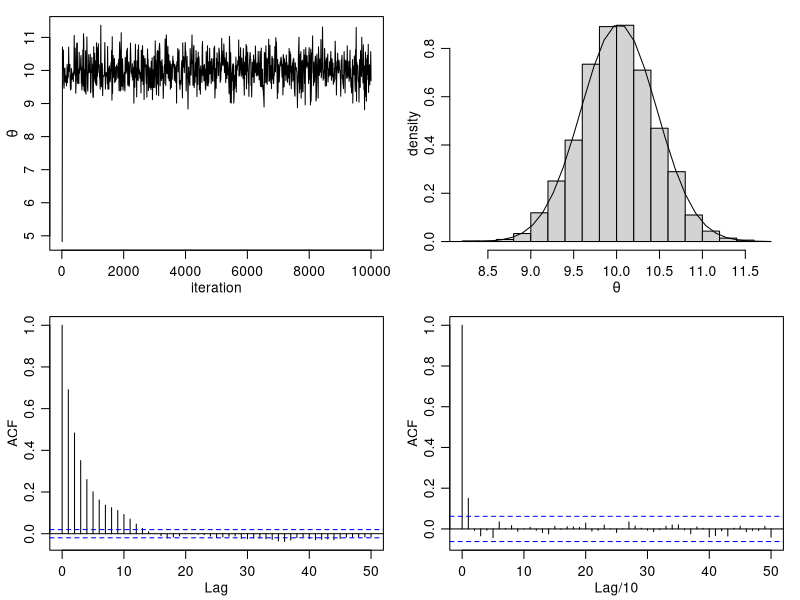
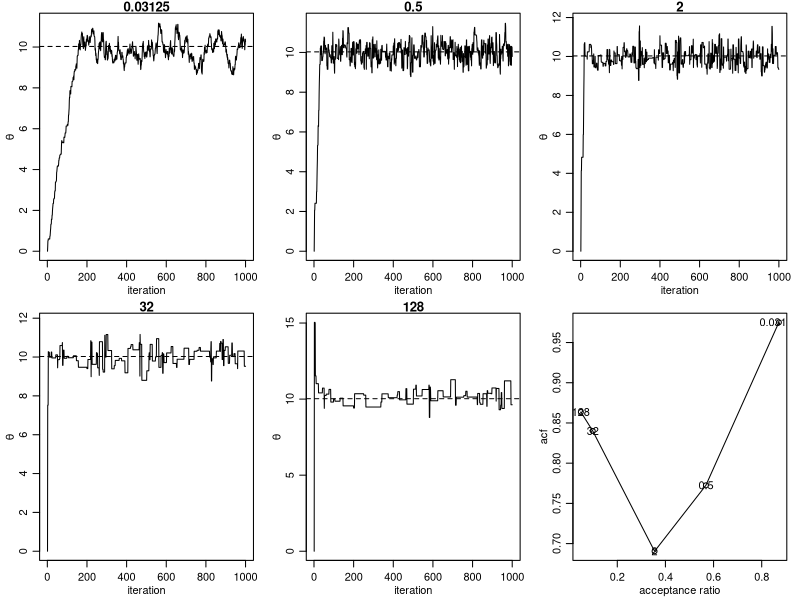
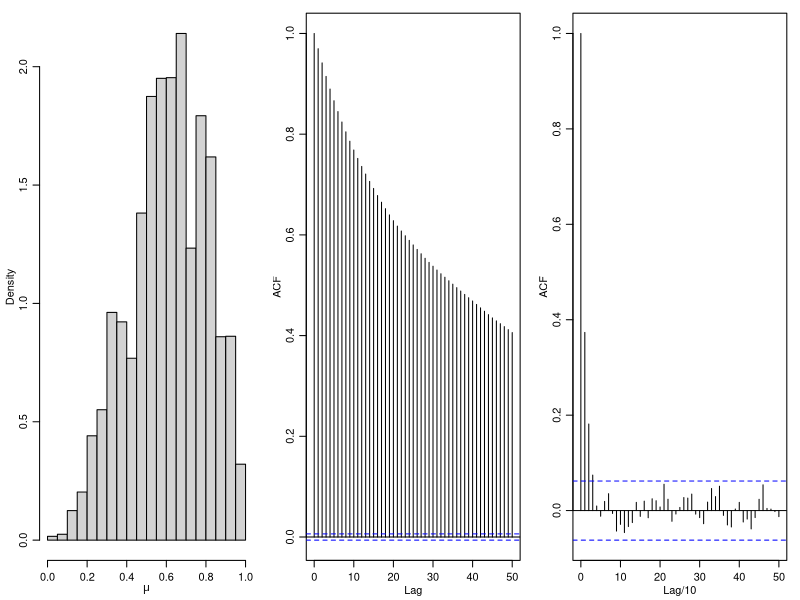
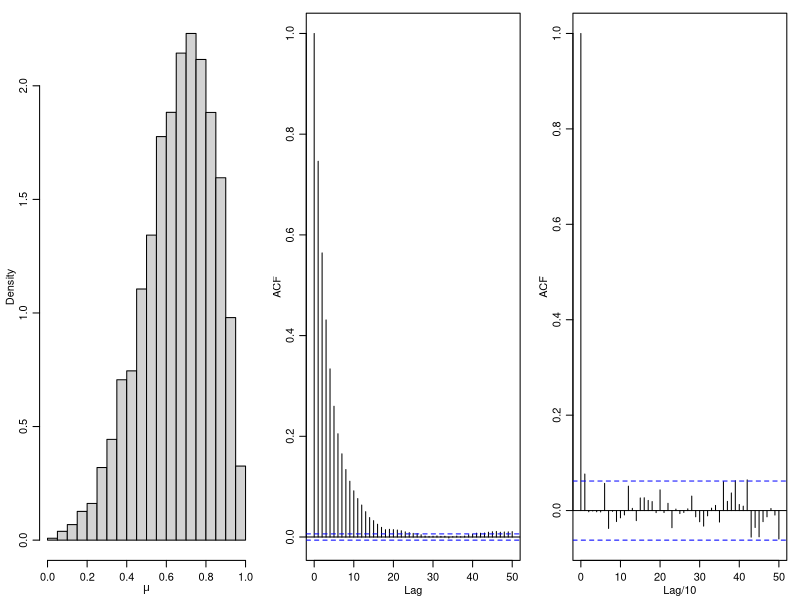
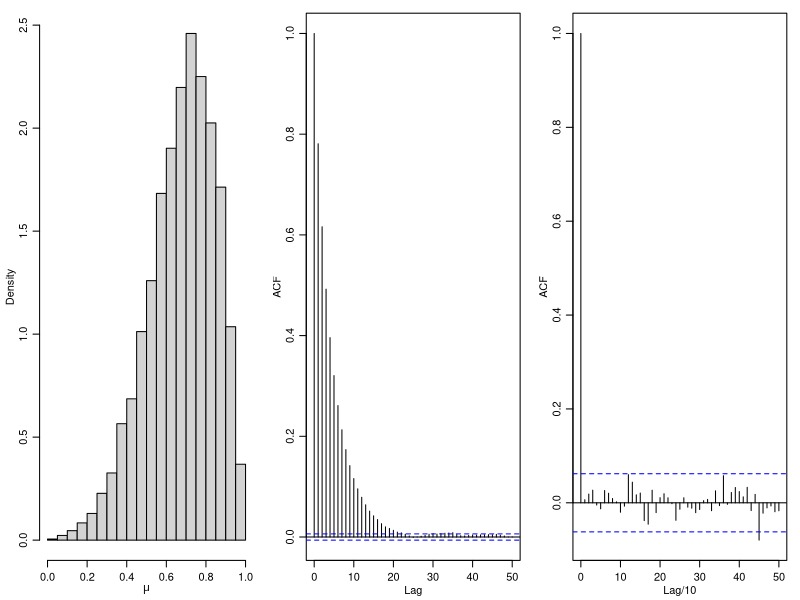
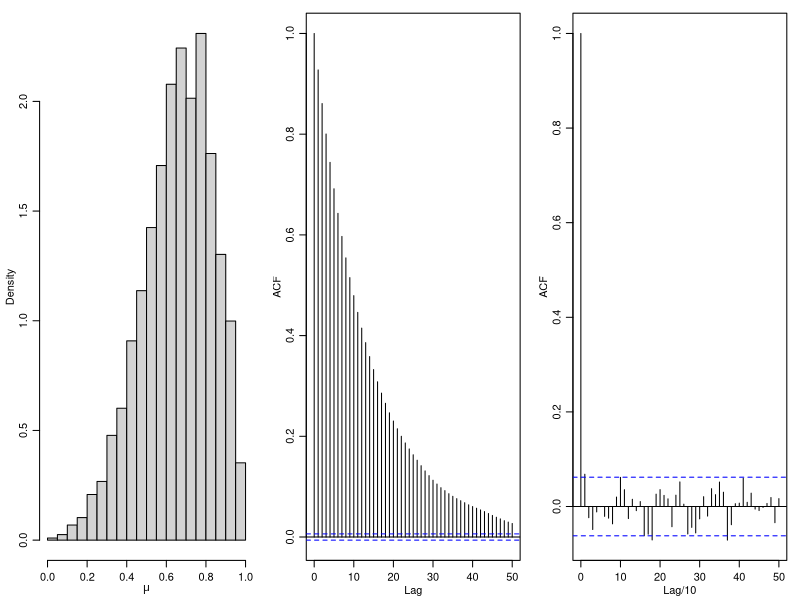
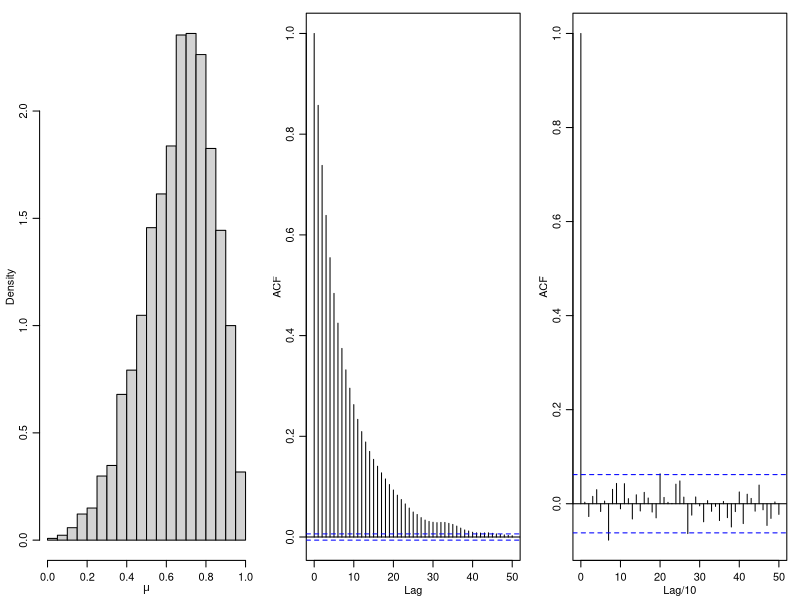
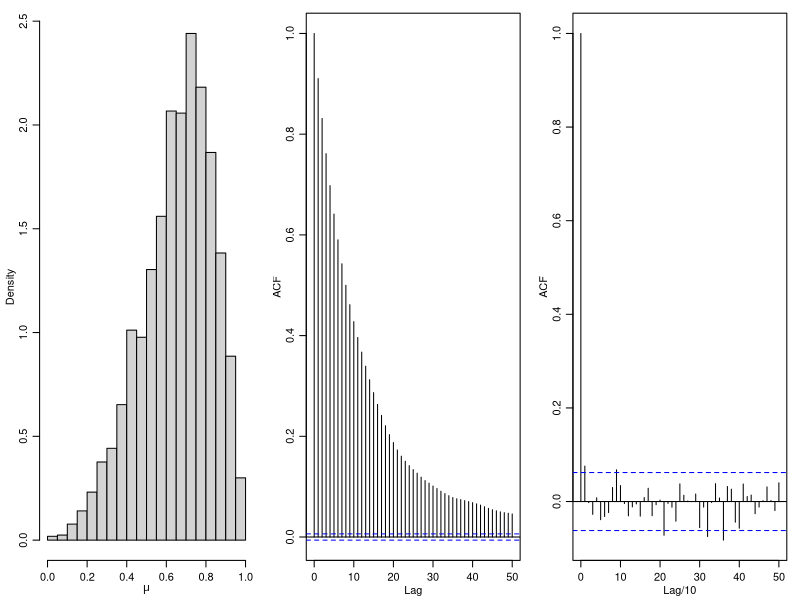

Write the R code that produced these figures, in order.
## ---- chunk 1
knitr::opts_chunk$set(comment = NA, prompt = TRUE)
## ---- chunk 2
# Fig 10.3 Results from the Metropolis algorithm for the normal model
# http://www2.stat.duke.edu/~pdh10/FCBS/Replication/chapter10.R

s2 <- 1 
t2 <- 10 ; mu <- 5

set.seed(1)
n <- 5
# y <- round(rnorm(n,10,1),2)
y <- c(9.37, 10.18, 9.16, 11.60, 10.33)

mu_n <- ( mean(y)*n/s2 + mu/t2 ) / ( n/s2 + 1/t2 ) 
t2_n <- 1 / (n/s2+1/t2)

delta <-2 ; nsamp <- 10000 

# initialization 
theta <- 0 ;  vtehta <- numeric(nsamp)

for(s in 1:nsamp) {

  theta_star <- rnorm(1, theta, sqrt(delta))

  log.r <- ( sum( dnorm(y, theta_star, sqrt(s2), log = TRUE) ) + 
               dnorm(theta_star, mu, sqrt(t2), log = TRUE) )  -
            ( sum( dnorm(y, theta, sqrt(s2), log = TRUE) ) +
                dnorm(theta, mu, sqrt(t2), log = TRUE) ) 

  if (log(runif(1)) < log.r) { theta <- theta_star }

  vtehta[s] <- theta

}

par(mfrow = c(2,2), mar = c(3,3,1,1), mgp = c(1.75,.75,0))

by10 <- seq(10, nsamp, by = 10)
plot( by10, vtehta[by10], type = "l", xlab = "iteration", ylab = expression(theta) )

hist( vtehta[-(1:50)], prob = TRUE, main = "", xlab = expression(theta), ylab = "density" )
th <- seq(min(vtehta), max(vtehta), length = 100)
lines( th, dnorm(th, mu_n, sqrt(t2_n)) )

acf(vtehta, lag.max = 50)
thin<-c(1,(1:1000)*(nsamp/1000))
acf(vtehta[thin], lag.max = 50, xlab="Lag/10")

library(coda)
effectiveSize(vtehta)
## ---- chunk 3
par(mfrow=c(2,3))
vacr <- vacf <- numeric(5)
nsamp <- 10000

vdelta2 <- 2^c(-5,-1,1,5,7)

for( k in 1:5 ) {
  
  set.seed(1)
  delta2 <- vdelta2[k]
  vtheta <- numeric(nsamp)
  theta <- 0
  cnt_ac <- 0

  for(s in 1:nsamp) {
  
    theta_star <- rnorm(1, theta, sqrt(delta2))
    log.r <- sum( dnorm(y, theta_star, sqrt(s2), log = TRUE) -
                  dnorm(y, theta, sqrt(s2), log = TRUE) ) + 
              dnorm(theta_star, mu, sqrt(t2), log = TRUE) -
                dnorm(theta, mu, sqrt(t2), log = TRUE) 
  
    if ( log(runif(1)) < log.r )  { theta <- theta_star ; cnt_ac <- cnt_ac + 1 }
    vtehta[s] <- theta
  
  }
  
  plot( vtehta[1:1000], type = "l", xlab = "iteration", ylab = expression(theta), 
        ylim = range(vtehta), main = delta2 ) 
  abline(h = mu_n, lty = 2)

  vacr[k] <- cnt_ac/nsamp
  vacf[k] <- acf(vtehta, plot=FALSE)$acf[2]
}

# acceptance ratio vs acf
plot(vacr, vacf, xlab ="acceptance ratio", ylab = "acf") 
lines(vacr, vacf)

for (k in 1:5) {
  text(vacr[k], vacf[k], vdelta2[k])
}


## ---- chunk 4
x <- c(2.366,2.495,1.084,0.759,0.878,1.276,1.460,0.180,-1.01,1.487,-0.119,0.258)
## ---- chunk 5
nsamp <- 100000
nburn <- 50000

vmu <- numeric(nsamp)
vsig2 <- numeric(nsamp)

set.seed(1)


mu <- rbeta(1, 2, 2)
sig2 <- rlnorm(1, sqrt(10))

naccept <- 0

loglikelihood <- function (mu, sig2, x) {
  return(sum(dnorm(x, mu, sqrt(sig2), log=T)) )
}


for (s in 1:nsamp) {
  mu_new <- rbeta(1, 2, 2)
  sig2_new <- rlnorm(1, sqrt(10))
  
  logr <- loglikelihood(mu_new, sig2_new, x) - loglikelihood(mu, sig2, x) 
  
  u <- runif(1)
  if (logr >= log(u)) {
    mu <- mu_new
    sig2 <- sig2_new
    naccept <- naccept + 1
  }
  
  vmu[s] <- mu
  vsig2[s] <- sig2
}

effectiveSize(vmu)
effectiveSize(vsig2)

naccept/nsamp

median(vmu)
median(vmu[(nburn+1):nsamp])

par(mfrow = c(1,3))
hist(vmu[(nburn+1):nsamp], xlab = expression(mu),  main = "", freq = F)
acf(vmu, lag.max = 50,  main = "")
thin<-c(1,(1:1000)*((nsamp-nburn)/1000))
acf(vmu[(nburn+1):nsamp][thin], lag.max = 50, xlab="Lag/10",  main = "")

## ---- chunk 6
nsamp <- 100000
nburn <- 50000

vmu <- numeric(nsamp)
vsig2 <- numeric(nsamp)

set.seed(1)

mu <- rbeta(1, 2, 2)
sig2 <- rlnorm(1, sqrt(10))

naccept <- 0

logpost <- function (mu, sig2, x) {
  return( sum(dnorm(x, mu, sqrt(sig2), log=T)) + dbeta(mu, 2, 2, log=T) + 
            dlnorm(sig2, 1, sqrt(10), log=T) )
}


for (s in 1:nsamp) {
  mu_new <- runif(1)
  sig2_new <- rchisq(1, 1)
  
  logr <- logpost(mu_new, sig2_new, x) - logpost(mu, sig2, x) + 
    dchisq(sig2,1, log=T) - dchisq(sig2_new,1, log=T) 
  
  u <- runif(1)
  if (logr >= log(u)) {
    mu <- mu_new
    sig2 <- sig2_new
    naccept <- naccept + 1
  }
  
  vmu[s] <- mu
  vsig2[s] <- sig2
}

effectiveSize(vmu)
effectiveSize(vsig2)

naccept/nsamp

median(vmu)
median(vmu[(nburn+1):nsamp])

par(mfrow = c(1,3))
hist(vmu[(nburn+1):nsamp], xlab = expression(mu),  main = "", freq = F)
acf(vmu, lag.max = 50,  main = "")
thin<-c(1,(1:1000)*((nsamp-nburn)/1000))
acf(vmu[(nburn+1):nsamp][thin], lag.max = 50, xlab="Lag/10",  main = "")

## ---- chunk 7
nsamp <- 100000
nburn <- 50000

vmu <- numeric(nsamp)
vsig2 <- numeric(nsamp)

set.seed(1)

mu <- rbeta(1, 2, 2)
sig2 <- rlnorm(1, sqrt(10))

naccept <- 0

logpost <- function (mu, sig2, x) {
  return( sum(dnorm(x, mu, sqrt(sig2), log=T)) + dbeta(mu, 2, 2, log=T) + 
            dlnorm(sig2, 1, sqrt(10), log=T) )
}


for (s in 1:nsamp) {
  mu_new <- runif(1)
  sig2_new <- rchisq(1, 1)
  
  logr <- logpost(mu_new, sig2_new, x) - logpost(mu, sig2, x) 
  
  u <- runif(1)
  if (logr >= log(u)) {
    mu <- mu_new
    sig2 <- sig2_new
    naccept <- naccept + 1
  }
  
  vmu[s] <- mu
  vsig2[s] <- sig2
}

effectiveSize(vmu)
effectiveSize(vsig2)

naccept/nsamp

median(vmu)
median(vmu[(nburn+1):nsamp])

par(mfrow = c(1,3))
hist(vmu[(nburn+1):nsamp], xlab = expression(mu),  main = "", freq = F)
acf(vmu, lag.max = 50,  main = "")
thin<-c(1,(1:1000)*((nsamp-nburn)/1000))
acf(vmu[(nburn+1):nsamp][thin], lag.max = 50, xlab="Lag/10",  main = "")

## ---- chunk 8
nsamp <- 100000
nburn <- 50000

vmu <- numeric(nsamp)
vlogsig2 <- numeric(nsamp)

set.seed(1)

mu <- rbeta(1, 2, 2)
logsig2 <- rnorm(1, sqrt(10))

delta_mu <- 0.5
delta_logsig2 <- 5

naccept <- 0

logpost <- function (mu, logsig2, x) {
  return( sum(dnorm(x, mu, sqrt(exp(logsig2)), log=T)) + dbeta(mu, 2, 2, log=T) +
            dnorm(logsig2, 1, sqrt(10), log=T) )
}


for (s in 1:nsamp) {
  repeat {
        mu_new <- mu + runif(1,-delta_mu,delta_mu)
        if (mu_new >= 0 & mu_new <= 1)
          break
  }
  
  logsig2_new <- rnorm(1,logsig2, delta_logsig2)

  logr <- logpost(mu_new, logsig2_new, x) - logpost(mu, logsig2, x) +
    log(min(1,mu+delta_mu)-max(0,mu-delta_mu)) -
    log(min(1,mu_new+delta_mu)-max(0,mu_new-delta_mu))

  u <- runif(1)
  if (logr >= log(u)) {
    mu <- mu_new
    logsig2 <- logsig2_new
    naccept <- naccept + 1
  }

  vmu[s] <- mu
  vlogsig2[s] <- logsig2
}

effectiveSize(vmu)
effectiveSize(exp(vlogsig2))


naccept/nsamp

median(vmu)
median(vmu[(nburn+1):nsamp])

par(mfrow = c(1,3))
hist(vmu[(nburn+1):nsamp], xlab = expression(mu),  main = "", freq = F)
acf(vmu, lag.max = 50,  main = "")
thin<-c(1,(1:1000)*((nsamp-nburn)/1000))
acf(vmu[(nburn+1):nsamp][thin], lag.max = 50, xlab="Lag/10",  main = "")

## ---- chunk 9
nsamp <- 100000
nburn <- 50000

vmu <- numeric(nsamp)
vsig2 <- numeric(nsamp)

set.seed(1)

mu <- rbeta(1, 2, 2)
sig2 <- rlnorm(1, sqrt(10))

delta_mu <- 0.5
delta_sig2 <- 5

naccept <- 0

logpost <- function (mu, sig2, x) {
  return( sum(dnorm(x, mu, sqrt(sig2), log=T)) + dbeta(mu, 2, 2, log=T) +
            dlnorm(sig2, 1, sqrt(10), log=T) )
}


for (s in 1:nsamp) {
  repeat {
        mu_new <- rnorm(1,mu,delta_mu)
        if (mu_new >= 0 & mu_new <= 1)
          break
  }
  
  repeat {
        sig2_new <- rnorm(1,sig2,delta_sig2)
        if (sig2_new > 0)
          break
  }
  

  logr <- logpost(mu_new, sig2_new, x) - logpost(mu, sig2, x) +
      log(pnorm(1,mu,delta_mu)-pnorm(0,mu,delta_mu)) -
      log(pnorm(1,mu_new,delta_mu)-pnorm(0,mu_new,delta_mu)) +
      log(1-pnorm(0,sig2,delta_sig2)) -
      log(1-pnorm(0,sig2_new,delta_sig2)) 

  u <- runif(1)
  if (logr >= log(u)) {
    mu <- mu_new
    sig2 <- sig2_new
    naccept <- naccept + 1
  }

  vmu[s] <- mu
  vsig2[s] <- sig2
}

effectiveSize(vmu)
effectiveSize(vsig2)


naccept/nsamp

median(vmu)
median(vmu[(nburn+1):nsamp])

par(mfrow = c(1,3))
hist(vmu[(nburn+1):nsamp], xlab = expression(mu),  main = "", freq = F)
acf(vmu, lag.max = 50,  main = "")
thin<-c(1,(1:1000)*((nsamp-nburn)/1000))
acf(vmu[(nburn+1):nsamp][thin], lag.max = 50, xlab="Lag/10",  main = "")

## ---- chunk 10
nsamp <- 100000
nburn <- 50000

vmu <- numeric(nsamp)
vlogsig2 <- numeric(nsamp)

set.seed(1)

mu <- rbeta(1, 2, 2)
logsig2 <- rnorm(1, sqrt(10))


delta_logsig2 <- 5

naccept <- 0

logpost <- function (mu, logsig2, x) {
  return( sum(dnorm(x, mu, sqrt(exp(logsig2)), log=T)) + dbeta(mu, 2, 2, log=T) + 
            dnorm(logsig2, 1, sqrt(10), log=T) )
}


for (s in 1:nsamp) {
  mu_new <- runif(1)
  logsig2_new <- rnorm(1,logsig2, delta_logsig2)
  
  logr <- logpost(mu_new, logsig2_new, x) - logpost(mu, logsig2, x) 
  
  u <- runif(1)
  if (logr >= log(u)) {
    mu <- mu_new
    logsig2 <- logsig2_new
    naccept <- naccept + 1
  }
  
  vmu[s] <- mu
  vlogsig2[s] <- logsig2
}

effectiveSize(vmu)
effectiveSize(exp(vlogsig2))


naccept/nsamp

median(vmu)
median(vmu[(nburn+1):nsamp])

par(mfrow = c(1,3))
hist(vmu[(nburn+1):nsamp], xlab = expression(mu),  main = "", freq = F)
acf(vmu, lag.max = 50,  main = "")
thin<-c(1,(1:1000)*((nsamp-nburn)/1000))
acf(vmu[(nburn+1):nsamp][thin], lag.max = 50, xlab="Lag/10",  main = "")

